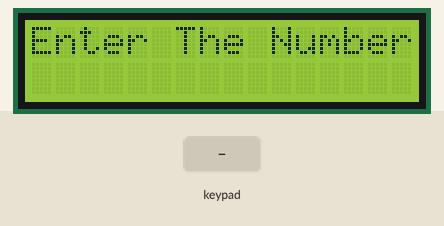
Bench run of a sketch on a simulated Arduino Uno, built with avr-gcc and run on an emulated ATmega328P. Parts: 16×2 character LCD. The test bench sets the inputs (shaded band). What the sketch prints to the serial monitor is not drawn.

Above: at 1.2 s.
1.3 s: keypad keys 1 0 9 8 7 D pressed 0.4 s apart
At 4.4 s:
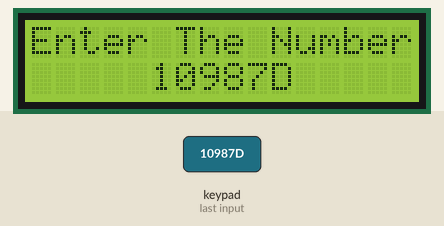
5.2 s: key 'S' pressed
At 5.8 s:
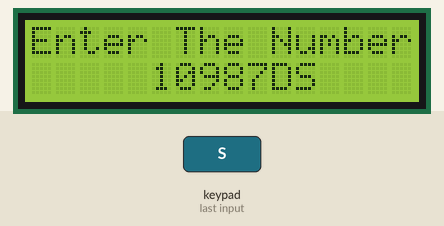
6.7 s: key 'D' pressed
At 7.9 s:
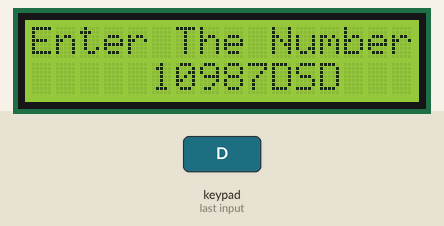
8.2 s: key 'S' pressed
At 9.2 s:
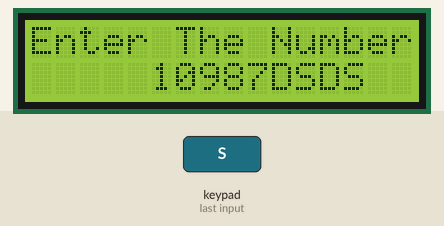
9.7 s: key 'D' pressed
At 10.7 s:
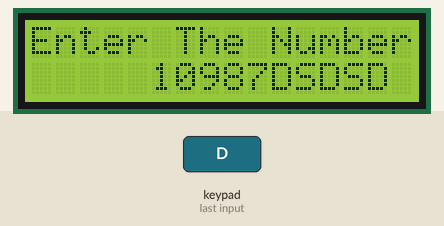
11.2 s: key 'S' pressed
At 11.7 s:
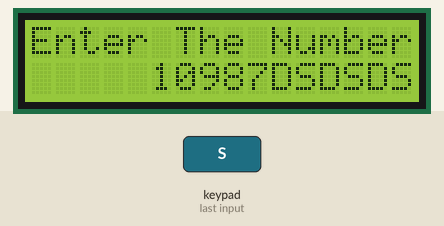
Timing chart, 0 to 13.7 s (numbered marks = the images above; inputs shaded):
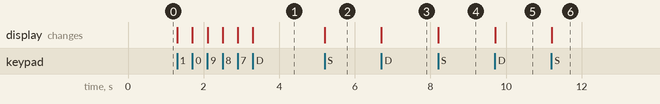

Measured:
- after the input at 1.3 s, the display: first changes at once (image 1 shows a later state)
- after the input at 5.2 s, the display: changes at once (image 2)
- after the input at 6.7 s, the display: changes at once (image 3)
- after the input at 8.2 s, the display: changes at once (image 4)
- after the input at 9.7 s, the display: changes at once (image 5)
- after the input at 11.2 s, the display: changes at once (image 6)

The sketch:

Keypad_lcd.ino
```cpp
#include <Keypad.h>
#include <LiquidCrystal.h>

char getbyte;
char key='0';

const int rs = A0, en = A1, d4 = A2, d5 = A3, d6 = A4, d7 = A5;
LiquidCrystal lcd(rs, en, d4, d5, d6, d7);

const byte ROWS = 4; //four rows
const byte COLS = 3; //three columns
char keys[ROWS][COLS] = {   {'1','2','3'},
                            {'4','5','6'},
                            {'7','8','9'},
                            {'0','S','D'}
                         };

byte rowPins[ROWS] = {10,9,8,7}; //connect to the row pinouts of the keypad
byte colPins[COLS] = {13,12,11}; //connect to the column pinouts of the keypad

Keypad customKeypad = Keypad( makeKeymap(keys), rowPins, colPins, ROWS, COLS);

void setup()
{
    Serial.begin(9600);
    Serial.print("Enter number-");
    lcd.begin(16, 2);//initializing LCD
    lcd.write("Enter The Number-");
    lcd.setCursor(5,1);
}

void loop()
{
  key = customKeypad.getKey(); //storing pressed key value in a char

  if (key)
  {
    getbyte=key;
    lcd.print(key); //showing pressed character on LCD
  }
}
```
